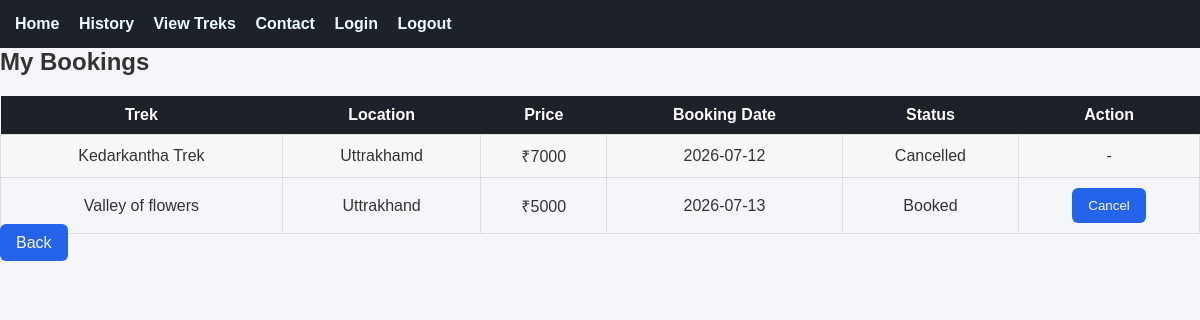
The app's page /my_bookings (signed in), older data.
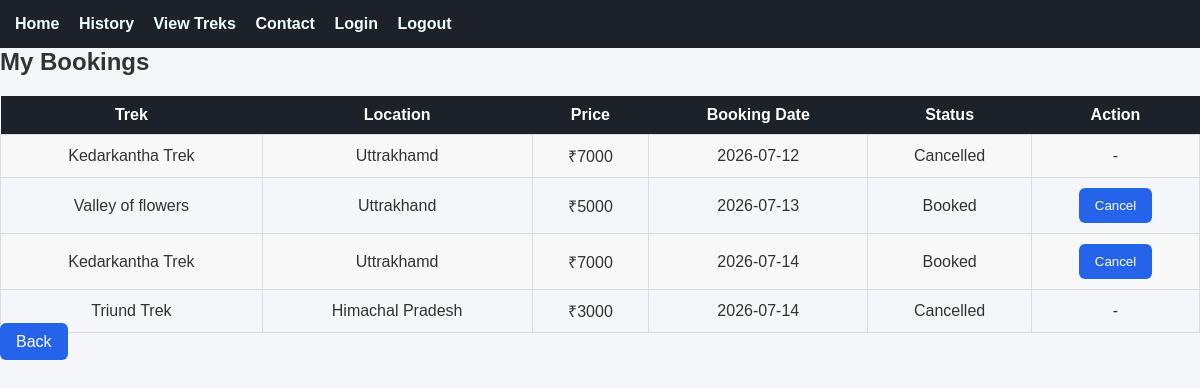
The same page, newer data.
### tables this page shows
CREATE TABLE bookings(
                 id INTEGER PRIMARY KEY AUTOINCREMENT,
                user_id INTEGER, 
                 username TEXT NOT NULL,
                 trek_id INTEGER,
                 booking_date DATE ,
                 status TEXT NOT NULL,
                 FOREIGN KEY(trek_id) REFERENCES treks(id),
                 FOREIGN KEY(user_id) REFERENCES users(id)
                 
                 );

CREATE TABLE treks(
                 id INTEGER PRIMARY KEY AUTOINCREMENT,
                 name TEXT NOT NULL,
                 location TEXT NOT NULL,
                 price INTEGER NOT NULL,
                 slots INTEGER NOT NULL,
                 difficulty TEXT NOT NULL,
                 duration INTEGER NOT NULL,
                 status TEXT NOT NULL DEFAULT 'Open',
                 assigned_staffID INTEGER NOT NULL,
                 start_date DATE ,
                 end_date DATE ,
                 description TEXT , image TEXT,
                 FOREIGN KEY (assigned_staffID) REFERENCES staff(id)
                 );

### app.py (the view)
@app.route("/my_bookings")
def my_bookings():
    if "user" not in session:
        return redirect("/login")
    username = session["user"]
    conn = get_db_connnection()
    bookings = conn.execute("""
    SELECT
        bookings.id,
        treks.name,
        treks.location,
        treks.price,
        bookings.booking_date,
        bookings.status
    FROM bookings
    JOIN treks
        ON bookings.trek_id = treks.id
    WHERE bookings.username = ?
""", (username,)).fetchall()
    conn.close()
    return render_template("my_bookings.html", bookings=bookings)

### app.py (called while the page is built)
def get_db_connnection():
    conn = sqlite3.connect("database.db")
    conn.row_factory =sqlite3.Row
    return conn

### templates/my_bookings.html
{% extends "base.html" %}
{% block content %}
<h2>My Bookings</h2>
<table>
<tr>
    <th>Trek</th>
    <th>Location</th>
    <th>Price</th>
    <th>Booking Date</th>
    <th>Status</th>
    <th>Action</th>
</tr>
{% for booking in bookings %}
<tr>
    <td>{{ booking["name"] }}</td>
    <td>{{ booking["location"] }}</td>
    <td>₹{{ booking["price"] }}</td>
    <td>{{ booking["booking_date"] }}</td>
    <td>{{ booking["status"] }}</td>
    <td>
    {% if booking["status"] == "Booked" %}
    <a href="/cancel_booking/{{ booking['id'] }}">
        <button type="button" class="sbtn">Cancel</button>
    </a>
    {% else %}
    -
    {% endif %}
</td>
</tr>
{% endfor %}
</table>
<a href="/view_treks" class="sbtn">Back</a>
{% endblock %}

Row changes from the older to the newer data that the page shows:
added bookings: name "Kedarkantha Trek", location "Uttrakhamd", price "7000", booking_date "2026-07-14", status "Booked"
added bookings: name "Triund Trek", location "Himachal Pradesh", price "3000", booking_date "2026-07-14", status "Cancelled"
